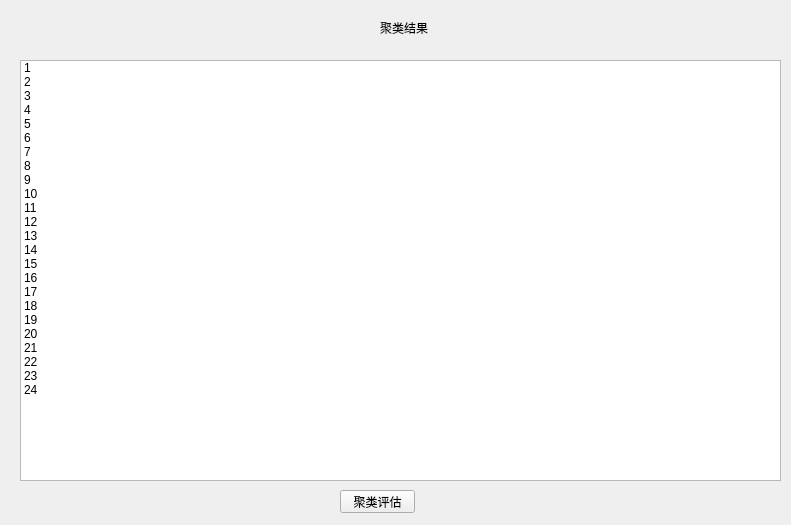
<?xml version="1.0" encoding="UTF-8"?>
<ui version="4.0">
 <class>Form</class>
 <widget class="QWidget" name="Form">
  <property name="geometry">
   <rect>
    <x>0</x>
    <y>0</y>
    <width>791</width>
    <height>525</height>
   </rect>
  </property>
  <property name="windowTitle">
   <string>Form</string>
  </property>
  <widget class="QListWidget" name="listWidget">
   <property name="geometry">
    <rect>
     <x>20</x>
     <y>60</y>
     <width>761</width>
     <height>421</height>
    </rect>
   </property>
   <item>
    <property name="text">
     <string>1</string>
    </property>
   </item>
   <item>
    <property name="text">
     <string>2</string>
    </property>
   </item>
   <item>
    <property name="text">
     <string>3</string>
    </property>
   </item>
   <item>
    <property name="text">
     <string>4</string>
    </property>
   </item>
   <item>
    <property name="text">
     <string>5</string>
    </property>
   </item>
   <item>
    <property name="text">
     <string>6</string>
    </property>
   </item>
   <item>
    <property name="text">
     <string>7</string>
    </property>
   </item>
   <item>
    <property name="text">
     <string>8</string>
    </property>
   </item>
   <item>
    <property name="text">
     <string>9</string>
    </property>
   </item>
   <item>
    <property name="text">
     <string>10</string>
    </property>
   </item>
   <item>
    <property name="text">
     <string>11</string>
    </property>
   </item>
   <item>
    <property name="text">
     <string>12</string>
    </property>
   </item>
   <item>
    <property name="text">
     <string>13</string>
    </property>
   </item>
   <item>
    <property name="text">
     <string>14</string>
    </property>
   </item>
   <item>
    <property name="text">
     <string>15</string>
    </property>
   </item>
   <item>
    <property name="text">
     <string>16</string>
    </property>
   </item>
   <item>
    <property name="text">
     <string>17</string>
    </property>
   </item>
   <item>
    <property name="text">
     <string>18</string>
    </property>
   </item>
   <item>
    <property name="text">
     <string>19</string>
    </property>
   </item>
   <item>
    <property name="text">
     <string>20</string>
    </property>
   </item>
   <item>
    <property name="text">
     <string>21</string>
    </property>
   </item>
   <item>
    <property name="text">
     <string>22</string>
    </property>
   </item>
   <item>
    <property name="text">
     <string>23</string>
    </property>
   </item>
   <item>
    <property name="text">
     <string>24</string>
    </property>
   </item>
  </widget>
  <widget class="QLabel" name="label">
   <property name="geometry">
    <rect>
     <x>380</x>
     <y>20</y>
     <width>91</width>
     <height>16</height>
    </rect>
   </property>
   <property name="text">
    <string>聚类结果</string>
   </property>
  </widget>
  <widget class="QPushButton" name="pushButton">
   <property name="geometry">
    <rect>
     <x>340</x>
     <y>490</y>
     <width>75</width>
     <height>23</height>
    </rect>
   </property>
   <property name="text">
    <string>聚类评估</string>
   </property>
  </widget>
 </widget>
 <resources/>
 <connections/>
</ui>
